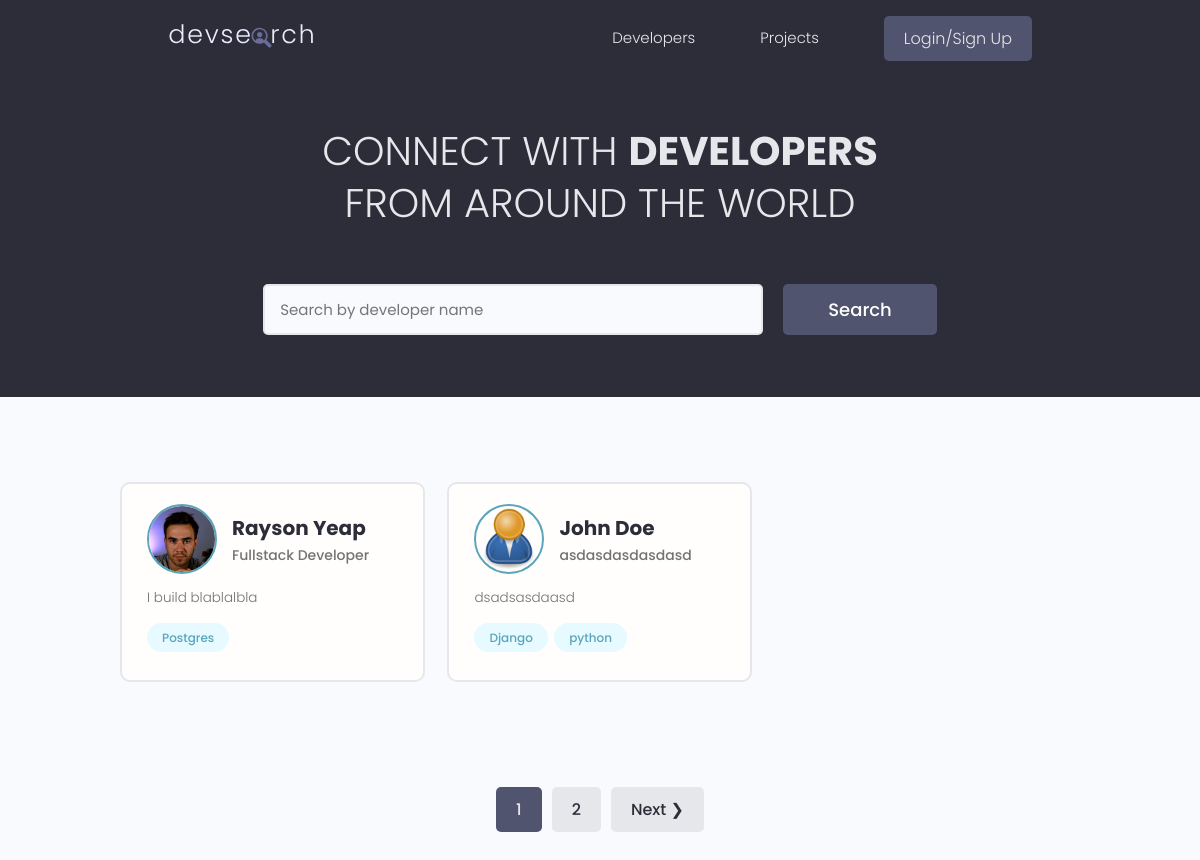
The page / on the database its author committed.
### users/models.py (models this page shows, shortened)
class Profile(models.Model):
    user = models.OneToOneField(User, on_delete=models.CASCADE, null=True, blank=True)
    name = models.CharField(max_length=200, blank=True, null=True)
    username = models.CharField(max_length=200, blank=True, null=True)
    location = models.CharField(max_length=200, blank=True, null=True)
    email = models.EmailField(max_length=500, blank=True, null=True)
    intro = models.CharField(max_length=200, blank=True, null=True)
    bio = models.TextField(blank=True, null=True)
    profile_image = models.ImageField(null=True, blank=True, upload_to='profiles/', default='profiles/user-default.png')
    social_github = models.CharField(max_length=200, blank=True, null=True)
    social_linkedin = models.CharField(max_length=200, blank=True, null=True)
    social_website = models.CharField(max_length=200, blank=True, null=True)
    social_youtube = models.CharField(max_length=200, blank=True, null=True)
    created = models.DateTimeField(auto_now_add=True)
    id = models.UUIDField(default=uuid4, unique=True, primary_key=True, editable=False)
    class Meta:
        ordering = ["created"]
    @property
    def imageURL(self):
        try:
            url = self.profile_image.url
        except:
            url = '../../../static/images/profiles/user-default.jpg'
        return url

class Skill(models.Model):
    owner = models.ForeignKey(Profile, on_delete=models.CASCADE, null=True, blank=True)
    name = models.CharField(max_length=200, blank=True, null=True)
    description = models.TextField(blank=True, null=True)
    created = models.DateTimeField(auto_now_add=True)
    id = models.UUIDField(default=uuid4, unique=True, primary_key=True, editable=False)
    def __str__(self):
        return str(self.name)

### users/views.py (the view)
# urls.py: path('', views.profiles, name='profiles'),
def profiles(request):
    profiles, search_query = searchProfiles(request)
    custom_range, profiles = paginateProfiles(request, profiles, 2)
    context = {
        "profiles": profiles,
        "search_query": search_query,
        "custom_range": custom_range
    }
    return render(request, "users/profiles.html", context)

### users/utils.py (called while the page is built)
def paginateProfiles(request, profiles, results):
    page = request.GET.get("page")
    paginator = Paginator(profiles, results)
    try:
        profiles = paginator.page(page)
    except PageNotAnInteger:
        page = 1
        profiles = paginator.page(page)
    except EmptyPage:
        page = paginator.num_pages
        profiles = paginator.page(page)
    leftIndex = int(page) - 4
    if leftIndex < 1:
        leftIndex = 1
    rightIndex = int(page) + 5
    if rightIndex > paginator.num_pages:
        rightIndex = paginator.num_pages + 1
    custom_range = range(leftIndex, rightIndex)
    return custom_range, profiles

def searchProfiles(request):
    search_query = ""
    if request.GET.get("search_query"):
        search_query = request.GET.get("search_query")
    skills = Skill.objects.filter(name__icontains=search_query)
    profiles = Profile.objects.distinct().filter(Q(name__icontains=search_query) | Q(intro__icontains=search_query) | Q(skill__in=skills))
    return profiles, search_query

### users/templates/users/profiles.html (shortened to what this page needs)
{% extends "main.html" %}
{% block content %}
  <main class="home">
    <section class="hero-section text-center">
      <div class="container container--narrow">
        <div class="hero-section__box">
          <h2>CONNECT WITH <span>DEVELOPERS</span></h2>
          <h2>FROM AROUND THE WORLD</h2>
        </div>
        <div class="hero-section__search">
          <form id="searchForm" class="form" action="{% url 'profiles' %}" method="get">
            <div class="form__field">
              <input class="input input--text" id="formInput#search" type="text" name="search_query"
                value="{{search_query}}" placeholder="Search by developer name" />
            </div>
            <input class="btn btn--sub btn--lg" type="submit" value="Search" />
          </form>
        </div>
      </div>
    </section>
    <section class="devlist">
      <div class="container">
        <div class="grid grid--three">
        {% for profile in profiles %}
          <div class="column card">
            <div class="dev">
              <a href="{% url 'user-profile' profile.id %}" class="card__body">
                <div class="dev__profile">
                  <img class="avatar avatar--md" src="{{profile.imageURL}}" alt="image" />
                  <div class="dev__meta">
                    <h3>{{profile.name}}</h3>
                    <h5>{{profile.intro|slice:"60"}}</h5>
                  </div>
                </div>
                <p class="dev__info">{{profile.bio|slice:"150"}}</p>
                <div class="dev__skills">
                {% for skill in profile.skill_set.all|slice:'5' %}
                  <span class="tag tag--pill tag--main">
                    <small>{{skill}}</small>
                  </span>
                {% endfor %}
                </div>
              </a>
            </div>
          </div>
          {% endfor %}
        </div>
      </div>
    </section>
    {% include "pagination.html" with query_set=profiles custom_range=custom_range %}
  </main>
{% endblock %}

### static/styles/app.css (style rules this page uses)
:root { --color-sub: #2d2d39; }
.btn--sub { background-color: var(--color-sub-light); }
.card { border: 2px solid var(--color-light); }
img { width: 100%; }
.hero-section { height: 40vh; display: flex; align-items: center; background-color: var(--color-sub); }
.hero-section__box { margin-bottom: 4rem; }
.hero-section__box > h2, .hero-section__box > h2 > span { font-size: 4rem; color: var(--color-light); line-height: 1.3; text-transform: uppercase; }
.hero-section__box > h2 { font-weight: 300; }
.hero-section__box > h2 > span { font-weight: 700; }
.hero-section__search > .form { display: flex; align-items: center; justify-content: center; gap: 2rem; }
.hero-section__search > .form input.input--text { width: 50rem; }
.devlist { margin-top: 8rem; }
.devlist .grid { align-items: stretch; }
.devlist .dev .dev__profile { display: flex; align-items: center; gap: 1.5rem; }
.devlist .dev .dev__meta h3 { color: var(--color-sub); font-size: 2rem; font-weight: 700; }
.devlist .dev .dev__meta h5 { color: var(--color-text); font-size: 1.4rem; font-weight: 500; }
.devlist .dev .dev__info { margin: 1.5rem 0; font-size: 1.35rem; line-height: 1.4; text-align: justify; }

### static/uikit/styles/modules/_variables.css (style rules this page uses)
:root { --color-main: #5aa5b9; --color-main-light: #e6faff; --color-sub: #3f4156; --color-sub-light: #51546e; --color-sub-lighter: #ededfd; --color-text: #737373; --color-gray: #8b8b8b; --color-light: #e5e7eb; --color-light-gray: #767676; --color-bg: #f8fafd; --color-white: #fffefd; --color-white-light: #f3f3f3; --color-success: #359e64; --color-success-bg: #def8e8; --color-error: #fc4b0b; --color-error-bg: #fff2ee; --font-base: 'Poppins', arial, helvetica, 'Segoe UI', roboto, ubuntu, sans-serif; --font-monospace: 'Fira Code', 'Courier New', courier, monospace; --font-regular: 300; --font-medium: 500; --font-bold: 700; --generic-shadow: 1px 1px 5px #00000010; --generic-transition: all 0.3s ease-in-out; }

### static/uikit/styles/modules/_base.css (style rules this page uses)
* { margin: 0; padding: 0; box-sizing: border-box; text-rendering: optimizeLegibility; color: inherit; font-size: inherit; }
html { font-size: 50%; }
@media only screen and (min-width: 480px) { html { font-size: 56.25%; } }
@media only screen and (min-width: 1200px) { html { font-size: 62.5%; } }
body { line-height: 1.6; font-weight: 400; font-size: 1.5rem; color: var(--color-text); background-color: var(--color-bg); min-height: 100vh; }

### static/uikit/styles/modules/_typography.css (style rules this page uses)
* { font-family: var(--font-base); }
h2 { font-size: 3.6rem; font-weight: var(--font-bold); }
h3 { font-size: 3.2rem; font-weight: var(--font-medium); }
h5 { font-size: 2.4rem; font-weight: var(--font-medium); }
h5, h6 { font-weight: var(--font-regular); }
p, span, strong { font-size: 1.6rem; color: var(--color-text); font-weight: var(--font-regular); }
a { padding-bottom: 2px; text-decoration: none; display: inline-block; color: var(--color-main); font-weight: var(--font-medium); }

### static/uikit/styles/modules/_utilities.css (style rules this page uses)
.container { width: 92%; max-width: 165rem; margin: 0 auto; box-sizing: border-box; }
.container--narrow { width: 92%; max-width: 120rem; }
@media screen and (min-width: 1000px) { .container { width: 90%; } }
@media screen and (min-width: 1000px) { .container--narrow { width: 85%; } }
@media screen and (min-width: 1200px) { .container { width: 80%; } }
@media screen and (min-width: 1200px) { .container--narrow { width: 72%; } }
.text-center { text-align: center; }

### static/uikit/styles/modules/_avatar.css (style rules this page uses)
.avatar { border-radius: 50%; border: 2px solid var(--color-main); object-fit: cover; }
.avatar--md { height: 7rem; width: 7rem; }

### static/uikit/styles/modules/_button.css (style rules this page uses)
.btn { display: inline-block; position: relative; cursor: pointer; background-color: var(--color-light); font-weight: var(--font-medium); color: var(--color-sub); text-decoration: none; padding: 1rem 2rem; border-radius: 0.5rem; border: none; width: -webkit-fit-content; width: -moz-fit-content; width: fit-content; height: -webkit-fit-content; height: -moz-fit-content; height: fit-content; font-size: 1.6rem; outline-width: 0; outline-color: transparent; -webkit-backface-visibility: hidden; backface-visibility: hidden; transition: all 0.3s ease-in-out; }
.btn--sub { background-color: var(--color-sub); color: var(--color-white); }
.btn--lg { font-size: 1.8rem; padding: 1.2rem 4.5rem; }

### static/uikit/styles/modules/_card.css (style rules this page uses)
.card { border-radius: 1rem; background-color: var(--color-white); border: 1.5px solid var(--color-light); width: auto; height: auto; margin-top: 0.5rem; margin-bottom: 0.5rem; overflow: hidden; }
.card__body, .card__header { padding: 2rem 2.5rem; }

### rows shown on the page
Profile: imageURL (picture), name "Rayson Yeap", intro "Fullstack Developer", bio "I build blablalbla"
Skill: name "Postgres"
Profile: imageURL (placeholder picture), name "John Doe", intro "asdasdasdasdasd", bio "dsadsasdaasd"
Skill: name "Django"
Skill: name "python"

### other values the page prints
{{ page }} "1"
{{ page }} "2"
